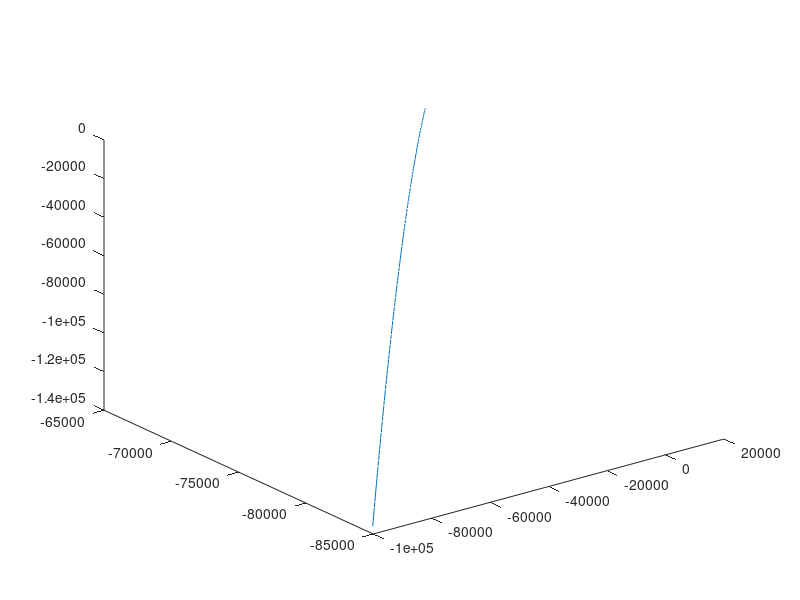

This chart was generated by the following MATLAB code: (Note: this script raises an error after producing the figure.)
clear;
clc
close all;
%% Definição de constantes e coeficientes 

amostras=100;
t = linspace(-50000, 50000, amostras);


%elevaçao
randomz=0.005*(randn(1,amostras)-0.5);
%distancia
randomx=0.0005*(randn(1,amostras)-0.5);
%azimute
randomy=0.00009*(randn(1,amostras)-0.5);

random_other=randn(1,amostras);

%ponto de origem do inimigo
x0=50000*abs(random_other(3));
y0=50000*abs(random_other(4));
% z0=abs(500000*random_other(5));

% a=-1*abs(random_other(1));
% b=900000000000*abs(random_other(2));

c1=25255.51;
c2=-9.89e-6;
c3=-9.89e-6;


azimute=pi*random_other(6);
theta=random('Uniform',0,pi/4);
%% Gerando trajetorias parabolicas com implementação de ruido de distribuiçao normal (1,0)

x=t.*cos(azimute)-x0;
y=t.*sin(azimute)-y0;


%z = a*(x.^2+y.^2)+b+z0;
z=c1+c2*(x.^2+y.^2);
%z=tan(theta)*(x+y)+c3*((sec(theta))^2)*(x.^2+y.^2);


distancia_medida=sqrt(z.^2+x.^2+y.^2);

azimute_medido=atan2(y, x);

phi_medido=atan2(sqrt(x.^2 + y.^2), z)

%subplot(2,1,1)
plot3(x, y, z)

out1 = [x; y; z];
writematrix(out1, 'LabVIEW\Main Folder\adpteste.csv');

grid on
xlabel('x')
ylabel('y')
zlabel('z')


%% Mandando para o labview o ideal



out = [distancia_medida; azimute_medido; phi_medido];
writematrix(out, 'LabVIEW\Main Folder\adppadrao.csv');


%% COlocando ruido

%distancia
for n=1:1:amostras
    distancia_medida1(n)=distancia_medida(n)+randomx(n);
 
end

%azimute 
for n=1:1:amostras
   azimute_medido1(n)=azimute_medido(n)+randomy(n);
 
end

%elevaçao
for n=1:1:amostras
    phi_medido1(n)=phi_medido(n)+randomz(n);
 
end

 zfinal=phi_medido1.*distancia_medida1;

%% Mandando para o labview com ruido

out1 = [distancia_medida1; azimute_medido1; phi_medido1];
writematrix(out1, 'LabVIEW\Main Folder\adp.csv');

%subplot(2,1,2)
%plot3(distancia_medida,azimute_medido1,phi_medido1);
